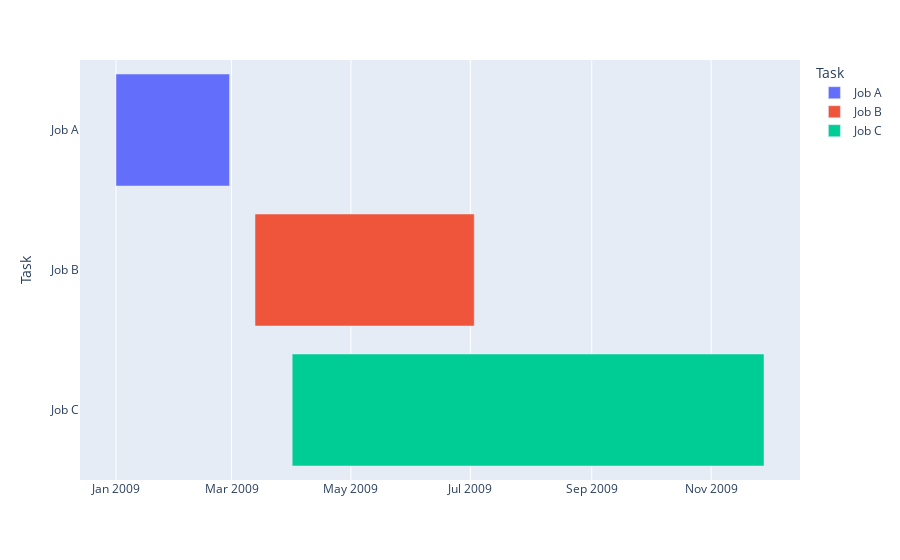

Here is the notebook cell this chart was saved with:
### Code cell
fig = px.timeline(data,x_start='Start',x_end='Finish',y='Task',color='Task')
fig.show()

# 설정하는 경우에 color와 동일한 y (위와 같은 경우) autorange 설정되지 않는다.

'''
fig = px.timeline(data,x_start='Start',x_end='Finish',y='Task',color='Task')
fig.update_yaxes(autorange='reversed')
fig.show()
'''

### Figure 1 — Plotly figure (JSON) as saved in the notebook; plotly's stock layout.template omitted (floating-point values rounded to 4 significant figures)
{"data": [{"alignmentgroup": "True", "base": ["2009-01-01"], "hovertemplate": "Task=%{y}<br>Start=%{base}<br>Finish=%{x}<extra></extra>", "legendgroup": "Job A", "marker": {"color": "#636efa"}, "name": "Job A", "offsetgroup": "Job A", "orientation": "h", "showlegend": true, "textposition": "auto", "type": "bar", "x": [5011200000], "xaxis": "x", "y": ["Job A"], "yaxis": "y"}, {"alignmentgroup": "True", "base": ["2009-03-13"], "hovertemplate": "Task=%{y}<br>Start=%{base}<br>Finish=%{x}<extra></extra>", "legendgroup": "Job B", "marker": {"color": "#EF553B"}, "name": "Job B", "offsetgroup": "Job B", "orientation": "h", "showlegend": true, "textposition": "auto", "type": "bar", "x": [9676800000], "xaxis": "x", "y": ["Job B"], "yaxis": "y"}, {"alignmentgroup": "True", "base": ["2009-04-01"], "hovertemplate": "Task=%{y}<br>Start=%{base}<br>Finish=%{x}<extra></extra>", "legendgroup": "Job C", "marker": {"color": "#00cc96"}, "name": "Job C", "offsetgroup": "Job C", "orientation": "h", "showlegend": true, "textposition": "auto", "type": "bar", "x": [20822400000], "xaxis": "x", "y": ["Job C"], "yaxis": "y"}], "layout": {"barmode": "overlay", "legend": {"title": {"text": "Task"}, "tracegroupgap": 0}, "margin": {"t": 60}, "xaxis": {"anchor": "y", "domain": [0, 1], "type": "date"}, "yaxis": {"anchor": "x", "categoryarray": ["Job C", "Job B", "Job A"], "categoryorder": "array", "domain": [0, 1], "title": {"text": "Task"}}}}
